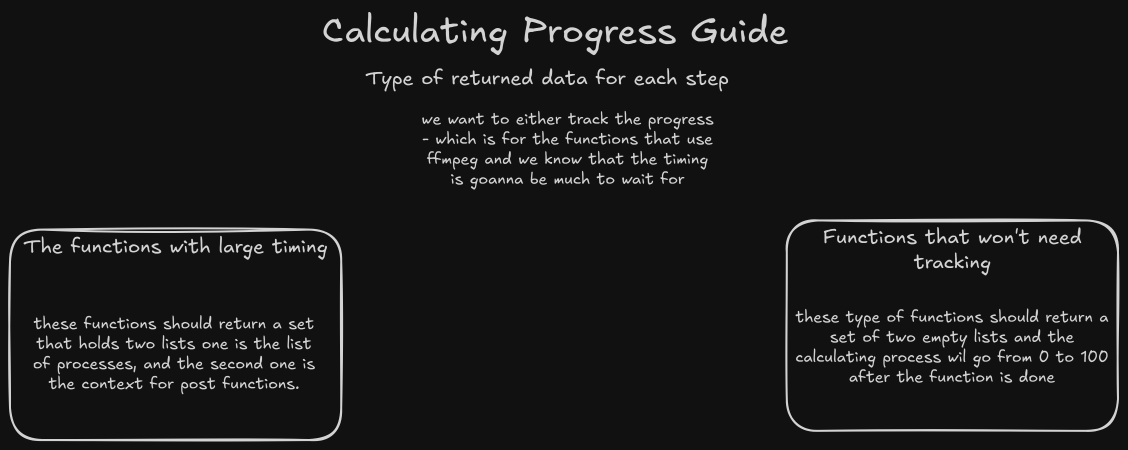
#> input picture brainstorm/calculating_progres_guide.png, 3384 x 1349 px (shown at 1/3 size)
$ python -i get_colors.py   (imports and definitions only)
#> lines starting #> are read from the running program, lines starting #| are printed output that depends on the picture
import binascii
import os.path
import cv2
import numpy as np
import scipy
from PIL import Image, ImageFile


class GetColors:
    def __init__(self, path):
        ImageFile.LOAD_TRUNCATED_IMAGES = True
        self.path = path
        self.image = None
        self.image_w = 0
        self.image_h = 0
        self.color_w = 0
        self.color_h = 0
        self.NUM_CLUSTERS = 5
        self.open_file()
        self.set_infos()

    def open_file(self):
        if os.path.isfile(self.path):
            self.image = Image.open(self.path)
#> self.image is the input picture: PIL image 3384x1349 RGBA; mean R, G, B, A 25.1, 25.1, 25.1, 255
        else:
            raise "File doesn't exist!"

    def set_infos(self):
        self.image_w = self.image.size[0]
#> self.image_w = 3384
        self.image_h = self.image.size[1]
#> self.image_h = 1349
        self.color_w = self.image_w * 0.25 * 0.2
#> self.color_w = 169.2
        self.color_h = self.color_w
#> self.color_h = 169.2

    def resize_image(self):
        self.image = self.image.resize((300, 300))
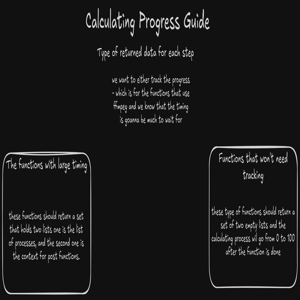
#> self.image: PIL image 300x300 RGBA; mean R, G, B, A 25.1, 25.1, 25.1, 255

    def get_colors(self):
        self.resize_image()
        ar = np.asarray(self.image)
        shape = ar.shape
#> shape = (300, 300, 4)
        ar = ar.reshape(np.product(shape[:2]), shape[2]).astype(float)
        codes, dist = scipy.cluster.vq.kmeans(ar, self.NUM_CLUSTERS)
#> codes = [[87.59, 87.59, 87.59, 255], [17.37, 17.37, 17.37, 255], [164.3, 164.3, 164.3, 255]]; dist = 4.81
        all_colors = codes
#> all_colors has the same summary as codes
        vecs, dist = scipy.cluster.vq.vq(ar, codes)  # assign codes
        counts, bins = np.histogram(vecs, len(codes))  # count occurrences
#> counts = [4981, 82648, 2371]; bins = [0, 0.667, 1.33, 2]
        index_max = np.argmax(counts)  # find most frequent
#> index_max = 1
        peak = codes[index_max]
#> peak = [17.37, 17.37, 17.37, 255]
        colour = binascii.hexlify(bytearray(int(c) for c in peak)).decode('ascii')
#> colour = '111111ff'
        frequent_color = ",".join([str(i) for i in peak.tolist()])
        all_colors = [",".join([str(i) for i in color]) for color in all_colors]
        return frequent_color, all_colors[0], all_colors[1]

    def make_palette(self):
        all_colors, frequent = self.get_colors()
        current = 0
        image = cv2.imread(self.path, cv2.COLOR_BGR2RGB)
        image = cv2.cvtColor(image, cv2.COLOR_BGR2RGB)
        color = tuple([float(i) for i in frequent.split(',')])
        start_y = (self.image_h * 0.5) - (self.color_h * 0.5)
        start_y = int(start_y)
        start_x = self.image_w - self.color_w
        start_x = int(start_x)
        end_y = (self.image_h * 0.5) + (self.color_h * 0.5)
        end_y = int(end_y)
        end_x = self.image_w
        end_x = int(end_x)
        start_point = (start_x, start_y)
        end_point = (end_x, end_y)
        image = cv2.rectangle(image, start_point, end_point, color, -1)
        for color in all_colors:
            start_y = self.image_h - self.color_h
            start_y = int(start_y)
            start_x = self.image_w - ((current + 1) * self.color_w)
            start_x = int(start_x)
            end_y = int(self.image_h)
            end_x = self.image_w - (current * self.color_w)
            end_x = int(end_x)
            start_point = (start_x, start_y)
            end_point = (end_x, end_y)
            color = tuple([float(i) for i in color.split(',')])
            thickness = -1
            image = cv2.rectangle(image, start_point, end_point, color, thickness)
            current += 1
        im = Image.fromarray(image)
        root = '/'.join([folder for folder in self.path.split('\\')[:-1]])
        root += '/palette.jpg'
        im.save(root)
        return root

>>> result = GetColors('../brainstorm/calculating_progres_guide.png').get_colors()

$ run again, on brainstorm/debuggin_guide.png
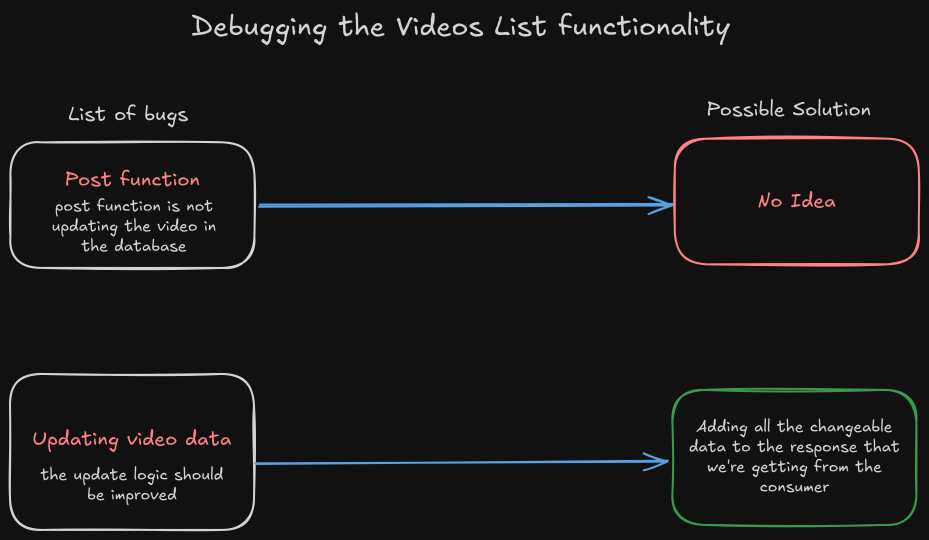
#> input picture brainstorm/debuggin_guide.png, 2786 x 1619 px (shown at 1/3 size)
#> in open_file, self.image is the input picture: PIL image 2786x1619 RGBA; mean R, G, B, A 23.5, 23.5, 23.6, 255
#> in resize_image, `self.image = self.image.resize((300, 300))`:
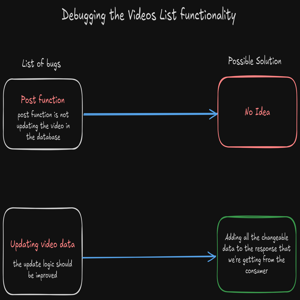
#> self.image: PIL image 300x300 RGBA; mean R, G, B, A 23.5, 23.5, 23.6, 255
#> codes = [[17.13, 17.17, 17.15, 255], [147.7, 144.8, 155, 255], [79.84, 79.73, 74.87, 255]]; dist = 4.52
#> all_colors has the same summary as codes
#> counts = [83729, 2708, 3563]; bins = [0, 0.667, 1.33, 2]
#> index_max = 0
#> peak = [17.13, 17.17, 17.15, 255]
#> colour = '111111ff'

$ run again, on brainstorm/socket_message_guide.png
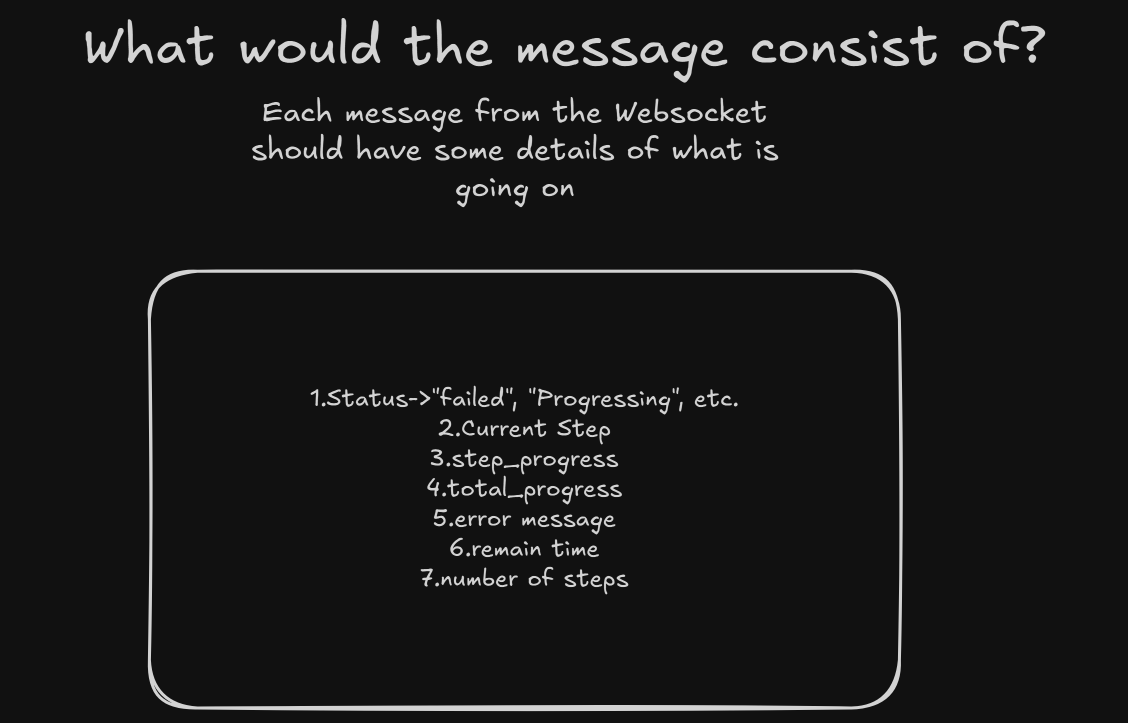
#> input picture brainstorm/socket_message_guide.png, 2256 x 1446 px (shown at 1/2 size)
#> in open_file, self.image is the input picture: PIL image 2256x1446 RGBA; mean R, G, B, A 24.4, 24.4, 24.4, 255
#> in resize_image, `self.image = self.image.resize((300, 300))`:
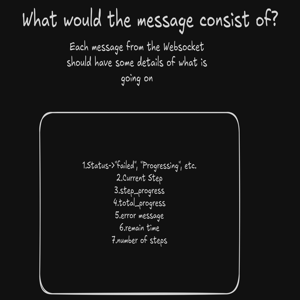
#> self.image: PIL image 300x300 RGBA; mean R, G, B, A 24.4, 24.4, 24.4, 255
#> codes = [[17.96, 17.96, 17.96, 255], [149.9, 149.9, 149.9, 255]]; dist = 6.86
#> all_colors has the same summary as codes
#> counts = [85602, 4398]; bins = [0, 0.5, 1]
#> index_max = 0
#> peak = [17.96, 17.96, 17.96, 255]
#> colour = '111111ff'

$ run again, on brainstorm/step_function_guide.png
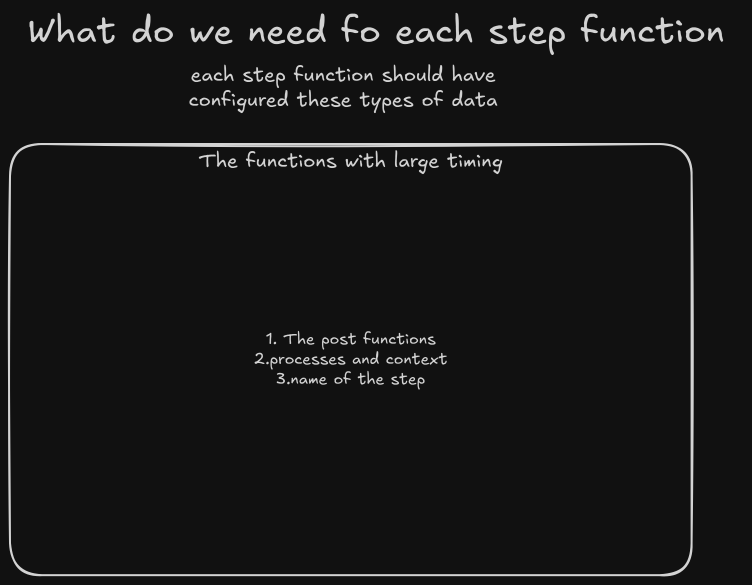
#> input picture brainstorm/step_function_guide.png, 2256 x 1755 px (shown at 1/3 size)
#> in open_file, self.image is the input picture: PIL image 2256x1755 RGBA; mean R, G, B, A 23.5, 23.5, 23.5, 255
#> in resize_image, `self.image = self.image.resize((300, 300))`:
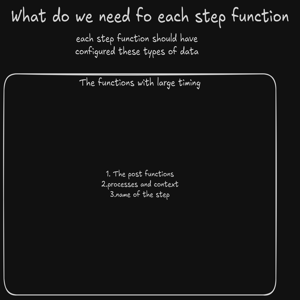
#> self.image: PIL image 300x300 RGBA; mean R, G, B, A 23.5, 23.5, 23.5, 255
#> codes = [[141.5, 141.5, 141.5, 255], [17.46, 17.46, 17.46, 255]]; dist = 4.96
#> all_colors has the same summary as codes
#> counts = [4362, 85638]; bins = [0, 0.5, 1]
#> index_max = 1
#> peak = [17.46, 17.46, 17.46, 255]
#> colour = '111111ff'
